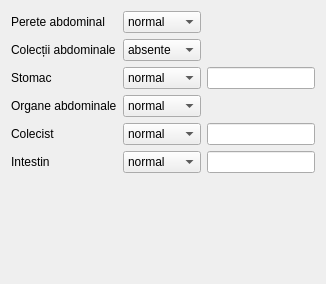
                     <widget class="QWidget" name="tab_8">
                      <attribute name="title">
                       <string>Abdomen</string>
                      </attribute>
                      <layout class="QGridLayout" name="gridLayout_73">
                       <item row="0" column="0">
                        <widget class="QLabel" name="label_182">
                         <property name="text">
                          <string>Perete abdominal</string>
                         </property>
                        </widget>
                       </item>
                       <item row="0" column="1">
                        <widget class="QComboBox" name="gestation2_abdominalWall">
                         <item>
                          <property name="text">
                           <string>normal</string>
                          </property>
                         </item>
                         <item>
                          <property name="text">
                           <string>anormal</string>
                          </property>
                         </item>
                         <item>
                          <property name="text">
                           <string>dificil</string>
                          </property>
                         </item>
                        </widget>
                       </item>
                       <item row="1" column="0">
                        <widget class="QLabel" name="label_183">
                         <property name="text">
                          <string>Colecții abdominale</string>
                         </property>
                        </widget>
                       </item>
                       <item row="1" column="1">
                        <widget class="QComboBox" name="gestation2_abdominalCollections">
                         <item>
                          <property name="text">
                           <string>absente</string>
                          </property>
                         </item>
                         <item>
                          <property name="text">
                           <string>prezente</string>
                          </property>
                         </item>
                        </widget>
                       </item>
                       <item row="2" column="0">
                        <widget class="QLabel" name="label_184">
                         <property name="text">
                          <string>Stomac</string>
                         </property>
                        </widget>
                       </item>
                       <item row="2" column="1">
                        <widget class="QComboBox" name="gestation2_stomach">
                         <item>
                          <property name="text">
                           <string>normal</string>
                          </property>
                         </item>
                         <item>
                          <property name="text">
                           <string>anormal</string>
                          </property>
                         </item>
                         <item>
                          <property name="text">
                           <string>dificil</string>
                          </property>
                         </item>
                        </widget>
                       </item>
                       <item row="2" column="2">
                        <widget class="QLineEdit" name="gestation2_stomach_description"/>
                       </item>
                       <item row="3" column="0">
                        <widget class="QLabel" name="label_185">
                         <property name="text">
                          <string>Organe abdominale</string>
                         </property>
                        </widget>
                       </item>
                       <item row="3" column="1">
                        <widget class="QComboBox" name="gestation2_abdominalOrgans">
                         <item>
                          <property name="text">
                           <string>normal</string>
                          </property>
                         </item>
                         <item>
                          <property name="text">
                           <string>anormal</string>
                          </property>
                         </item>
                         <item>
                          <property name="text">
                           <string>dificil</string>
                          </property>
                         </item>
                        </widget>
                       </item>
                       <item row="4" column="0">
                        <widget class="QLabel" name="label_186">
                         <property name="text">
                          <string>Colecist</string>
                         </property>
                        </widget>
                       </item>
                       <item row="4" column="1">
                        <widget class="QComboBox" name="gestation2_cholecist">
                         <item>
                          <property name="text">
                           <string>normal</string>
                          </property>
                         </item>
                         <item>
                          <property name="text">
                           <string>anormal</string>
                          </property>
                         </item>
                         <item>
                          <property name="text">
                           <string>dificil</string>
                          </property>
                         </item>
                        </widget>
                       </item>
                       <item row="4" column="2">
                        <widget class="QLineEdit" name="gestation2_cholecist_description"/>
                       </item>
                       <item row="5" column="0">
                        <widget class="QLabel" name="label_187">
                         <property name="text">
                          <string>Intestin</string>
                         </property>
                        </widget>
                       </item>
                       <item row="5" column="1">
                        <widget class="QComboBox" name="gestation2_intestine">
                         <item>
                          <property name="text">
                           <string>normal</string>
                          </property>
                         </item>
                         <item>
                          <property name="text">
                           <string>anormal</string>
                          </property>
                         </item>
                         <item>
                          <property name="text">
                           <string>dificil</string>
                          </property>
                         </item>
                        </widget>
                       </item>
                       <item row="5" column="2">
                        <widget class="QLineEdit" name="gestation2_intestine_description"/>
                       </item>
                       <item row="6" column="2">
                        <spacer name="verticalSpacer_20">
                         <property name="orientation">
                          <enum>Qt::Vertical</enum>
                         </property>
                         <property name="sizeHint" stdset="0">
                          <size>
                           <width>20</width>
                           <height>100</height>
                          </size>
                         </property>
                        </spacer>
                       </item>
                      </layout>
                     </widget>
